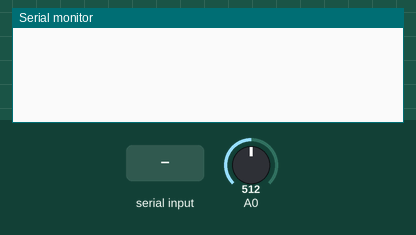
A sketch run on a simulated Arduino Uno, built with avr-gcc and run on an emulated ATmega328P. On the bench: the last lines printed to the serial monitor. The inputs (shaded band) are chosen by the test bench; at power-on: A0 = 512.

Above: at 1.3 s.
1.4 s: "biofeedback v1?" received over Serial
At 2.5 s:
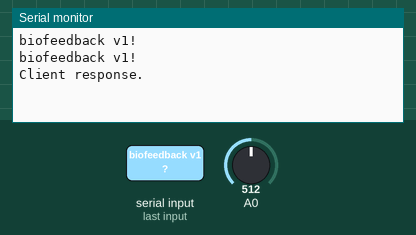
3.2 s: "1?" received over Serial
At 3.8 s:
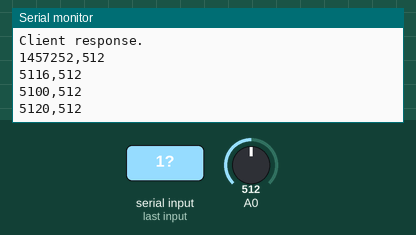
Timing chart, 0 to 6.2 s (numbered marks = the images above; inputs shaded):
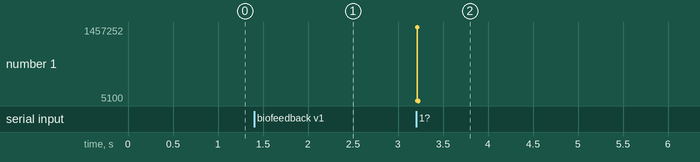

Measured:
- after the input at 1.4 s, the serial monitor: prints a new line after 0.10 s (image 1)
- after the input at 3.2 s, the serial monitor: prints a new line at once (image 2)

The sketch:

biofeedback_client.ino
```cpp
/*
 *  biofeedback_client v0.2
 *  tested with Arduino 1.0.1
 *  brentAthorne <at> gmail.com
 *  5 Nov 2012  first release
 *  19 Dec 2012 double smapling
 *  12 Jan 2013 added serial port hankshake
 */

/*
 Wiring:
 -attached analog signal to A0
 -attach EMG to muscle
 RED to mid
 WHT to end
 BLK to ref

 */

#include <limits.h>

boolean serialConnected = false;
unsigned long time=0;
unsigned long previous_time=0;
int samplePeriod = 5; //milliseconds

void setup()
{
  Serial.begin(115200);
  while(!serialConnected)
    establishContact();  // send a byte to establish contact until receiver responds
    Serial.println("Client response.");
}

void loop()
{
  takeSample();
}

void takeSample() {
  int s0;    //initial sample
  int s1;    //second sample

  unsigned long dt0;
  unsigned long dt1;


  //this is to keep from overflowing the host's buffer
  if (Serial.available() <= 0) {
    delay(10);
    return;
  }
  Serial.read(); //ignore actual input

  //take sample every 10ms
  delay(samplePeriod-1);
  s0 = analogRead(0);
  dt0 = getDeltaTime();

  delay(samplePeriod);
  s1 = analogRead(0);
  dt1 = getDeltaTime();

  Serial.print(dt0);  //in useconds
  Serial.print(",");
  Serial.println(s0);

  Serial.print(dt1);  //in useconds
  Serial.print(",");
  Serial.println(s1);

}

unsigned long getDeltaTime() {
  unsigned long dt = 0;
  //compute delta time
  time = micros();
  if (time >= previous_time) {
    dt = time - previous_time;
  }
  else {
    dt = time + (ULONG_MAX - previous_time);
  }

  previous_time= time;
  return dt;
}

void establishContact() {
  delay(250);
  while (!serialConnected) {
    while (Serial.available() <= 0) {
      delay(250);
    }

    Serial.println("biofeedback v1!");
    delay(250);

    //test for alive query
    char buffer[81];
    byte len = Serial.readBytesUntil( '?', buffer, 80);
    if (len > 0) buffer[len] = '\0'; //null terminate

    String s = buffer;
    if ( s.startsWith("biofeedback v1") ){
      Serial.println("biofeedback v1!");
      serialConnected = true;
      getDeltaTime();
    }
    else {
      Serial.println("biofeedback v1 connection failed");
    }
  }
}
```
